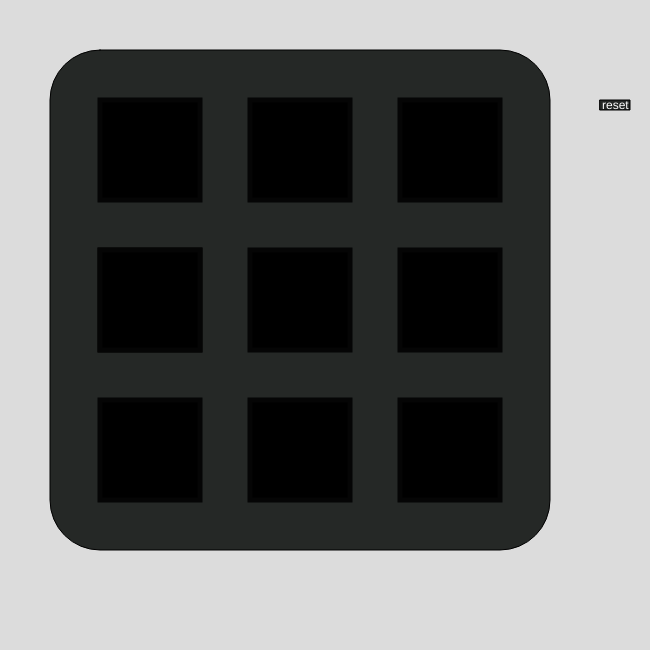
Frame 1 (no input)
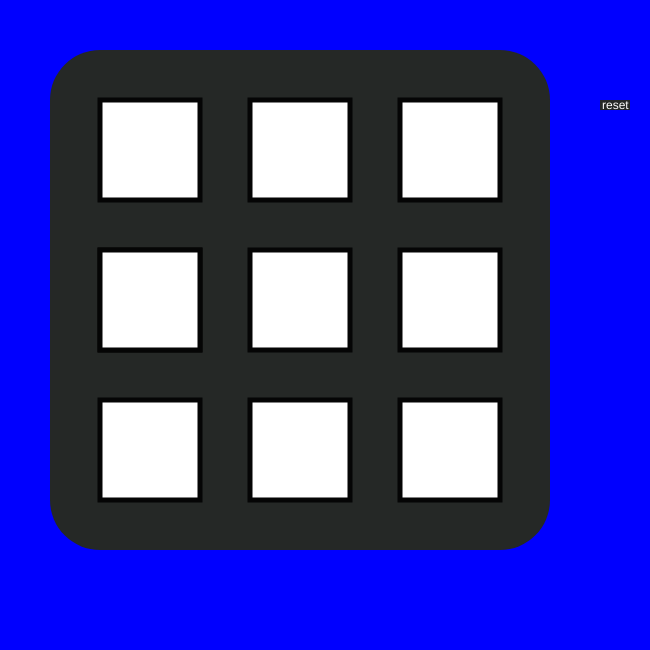
Frame 60 (no input)
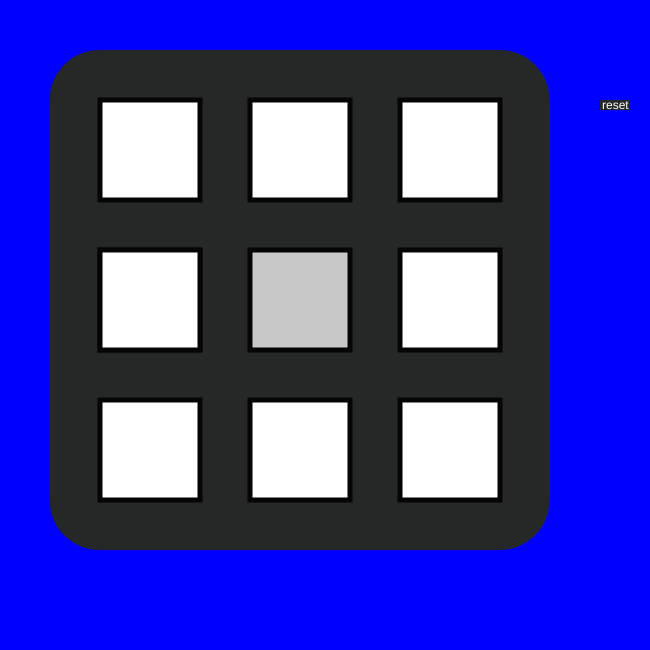
Frame 120 (the mouse pressed at the canvas centre since frame 60)

The p5.js sketch that drew these frames (run headless with seeded random() and noise() and a simulated clock; from frame 60 on, the mouse is pressed at the canvas centre):

// p5.js sketch
// ── sketch.js
function setup() {
  createCanvas(650, 650);
  box_color = color(255)
}

let XVakaje=100;
let YVakje=100;
let rectW=100;
let rectY1=100;
let rectY2=250;
let rectY3=400;
let rectX1=100;
let rectX2=250;
let rectX3=400;
let huidigeSpeler=2;
let achtergrondKleur=220;
let winTextX=260
let winTextY=30
let box1=0
let box1_color=0;
let box2=0
let box2_color=0;
let box3=0
let box3_color=0;
let box4=0
let box4_color=0;
let box5=0
let box5_color=0;
let box6=0
let box6_color=0;
let box7=0
let box7_color=0;
let box8=0
let box8_color=0;
let box9=0
let box9_color=0;

function draw() {
  background(achtergrondKleur);

  fill(37,40,38);
  rect(50,50,500,500,50);

rect(600,100,30,10);
fill(255)
text("reset",602,109)
stroke(5)
strokeWeight(5);

fill(255);
if (huidigeSpeler > 2){
  huidigeSpeler=1
}
if (huidigeSpeler==2){
  achtergrondKleur=color(0,0,255)
}else if(huidigeSpeler==1){
  achtergrondKleur=color(255,0,0)
}else {
  achtergrondKleur=color(220)
}


//blok nr 1 bovenste rij
if (mouseX > rectX1 && mouseX < rectX1 + rectW 
&&mouseY > rectY1 && mouseY < rectY1 + rectW && box1 !== 2 && box1 !== 3) {
box1 = 1;
} else if (box1!=2 && box1 !== 3) {
  box1=0;
}
fill(box1_color)
rect(rectX1,rectY1,rectW);

if (box1 == 1) {
  box1_color= color(200)
}
if (box1==0){
box1_color= color(255)
}
if(box1==2){
  box1_color= color(0,0,255)
}
if(box1==3){
  box1_color=color(255,0,0)
}

//blok nr 2 bovenste rij
if (mouseX > rectX2 && mouseX < rectX2 + rectW 
&&mouseY > rectY1 && mouseY < rectY1 + rectW && box2 !== 2 && box2 !== 3) {
box2 = 1;
} else if (box2 != 2 && box2 !== 3) {
  box2=0;
}
fill(box2_color)
rect(rectX2,rectY1,rectW);

if (box2 == 1) {
  box2_color= color(200)
}
if (box2==0){
box2_color= color(255)
}
if(box2==2){
  box2_color= color(0,0,255)
}
if(box2==3){
  box2_color=color(255,0,0)
}
//blok nr 3 bovenste rij

if (mouseX > rectX3 && mouseX < rectX3 + rectW 
&&mouseY > rectY1 && mouseY < rectY1 + rectW && box3 !== 2 && box3 !== 3) {
box3 = 1;
} else if (box3!=2 && box3 !== 3) {
  box3=0;
}
fill(box3_color)
rect(rectX3,rectY1,rectW);

if (box3 == 1) {
  box3_color= color(200)
}
if (box3==0){
box3_color= color(255)
}
if(box3==2){
  box3_color= color(0,0,255)
}
if(box3==3){
  box3_color=color(255,0,0)
}

//blok nr 1 middelse rij
if (mouseX > rectX1 && mouseX < rectX1 + rectW 
&&mouseY > rectY2 && mouseY < rectY2 + rectW && box4 !== 2 && box4 !== 3) {
box4 = 1;
} else if (box4!=2 && box4 !== 3) {
  box4=0;
}
fill(box4_color)
rect(rectX1,rectY2,rectW);

if (box4 == 1) {
  box4_color= color(200)
}
if (box4==0){
box4_color= color(255)
}
if(box4==2){
  box4_color= color(0,0,255)
}
if(box4==3){
  box4_color=color(255,0,0)
}
rect(rectX1,rectY2,rectW);

// blok nr2 mid
if (mouseX > rectX2 && mouseX < rectX2 + rectW 
&&mouseY > rectY2 && mouseY < rectY2 + rectW && box5 !== 2 && box5 !== 3) {
box5 = 1;
} else if (box5!=2 && box5 !== 3) {
  box5=0;
}
fill(box5_color)
rect(rectX2,rectY2,rectW);

if (box5 == 1) {
  box5_color= color(200)
}
if (box5==0){
box5_color= color(255)
}
if(box5==2){
  box5_color= color(0,0,255)
}
if(box5==3){
  box5_color=color(255,0,0)
}
//blok nr 3 middelste rij
if (mouseX > rectX3 && mouseX < rectX3 + rectW 
&&mouseY > rectY2 && mouseY < rectY2 + rectW && box6 !== 2 && box6 !== 3) {
box6 = 1;
} else if (box6!=2 && box6 !== 3) {
  box6=0;
}
fill(box6_color)
rect(rectX3,rectY2,rectW);

if (box6 == 1) {
  box6_color= color(200)
}
if (box6==0){
box6_color= color(255)
}
if(box6==2){
  box6_color= color(0,0,255)
}
if(box6==3){
  box6_color=color(255,0,0)
}

//blok nr 1 onderste rij
if (mouseX > rectX1 && mouseX < rectX1 + rectW 
&&mouseY > rectY3 && mouseY < rectY3 + rectW && box7 !== 2 && box7 !== 3) {
box7 = 1;
} else if (box7!=2 && box7 !== 3) {
  box7=0;
}
fill(box7_color)
rect(rectX1,rectY3,rectW);

if (box7 == 1) {
  box7_color= color(200)
}
if (box7==0){
box7_color= color(255)
}
if(box7==2){
  box7_color= color(0,0,255)
}
if(box7==3){
  box7_color=color(255,0,0)
}

//blok nr 2 onderste rij
if (mouseX > rectX2 && mouseX < rectX2 + rectW 
&&mouseY > rectY3 && mouseY < rectY3 + rectW && box8 !== 2 && box8 !== 3) {
box8 = 1;
} else if (box8!=2 && box8 !== 3) {
  box8=0;
}
fill(box8_color)
rect(rectX2,rectY3,rectW);

if (box8 == 1) {
  box8_color= color(200)
}
if (box8==0){
box8_color= color(255)
}
if(box8==2){
  box8_color= color(0,0,255)
}
if(box8==3){
  box8_color=color(255,0,0)
}

//blok nr 3 onderste rij
if (mouseX > rectX3 && mouseX < rectX3 + rectW 
&&mouseY > rectY3 && mouseY < rectY3 + rectW && box9 !== 2 && box9 !== 3) {
box9 = 1;
} else if (box9!=2 && box9 !== 3) {
  box9=0;
}
fill(box9_color)
rect(rectX3,rectY3,rectW);

if (box9 == 1) {
  box9_color= color(200)
}
if (box9==0){
box9_color= color(255)
}
if(box9==2){
  box9_color= color(0,0,255)
}
if(box9==3){
  box9_color=color(255,0,0)
}
fill(0)
noStroke()

//speler 1 win
if (box1==2 && box2==2 && box3 == 2){
  text("player 1 wint",winTextX,winTextY);
  huidigeSpeler=0
  rect(150,145,300,10,10)
  achtergrondKleur=color(0,0,255)
}else if(box4==2 && box5==2 && box6 == 2){
  text("player 1 wint",winTextX,winTextY);
  huidigeSpeler=0
  rect(150,295,300,10,10)
  achtergrondKleur=color(0,0,255)
}else if(box7==2 && box8==2 && box9 == 2){
  text("player 1 wint",winTextX,winTextY);
  huidigeSpeler=0
  rect(150,445,300,10,10)
  achtergrondKleur=color(0,0,255)
}else if(box1==2 && box4==2 && box7 == 2){
  text("player 1 wint",winTextX,winTextY);
  huidigeSpeler=0
  rect(145,145,10,315,10)
  achtergrondKleur=color(0,0,255)
}else if(box2==2 && box5==2 && box8 == 2){
  text("player 1 wint",winTextX,winTextY);
  huidigeSpeler=0
  rect(295,145,10,315,10)
  achtergrondKleur=color(0,0,255)
}else if(box3==2 && box6==2 && box9 == 2){
  text("player 1 wint",winTextX,winTextY);
  huidigeSpeler=0
  rect(445,145,10,315,10)
  achtergrondKleur=color(0,0,255)
}else if(box1==2 && box5==2 && box9 == 2){
  text("player 1 wint",winTextX,winTextY);
  huidigeSpeler=0
  quad(150,150,450,450,450,440,150,140)
  
  achtergrondKleur=color(0,0,255)
}else if(box3==2 && box5==2 && box7 == 2){
  text("player 1 wint",winTextX,winTextY);
  huidigeSpeler=0
  quad(450,150,450,140,150,440,150,450)
  achtergrondKleur=color(0,0,255)
}
//speler 2 win
else if (box1==3 && box2==3 && box3 == 3){
  text("player 2 wint",winTextX,winTextY);
  huidigeSpeler=0
  rect(150,145,300,10,10)
  achtergrondKleur=color(255,0,0)
}else if(box4==3 && box5==3 && box6 == 3){
  text("player 2 wint",winTextX,winTextY);
  huidigeSpeler=0
  rect(150,295,300,10,10)
  achtergrondKleur=color(255,0,0)
}else if(box7==3 && box8==3 && box9 == 3){
  text("player 2 wint",winTextX,winTextY);
  huidigeSpeler=0
  rect(150,445,300,10,10)
  achtergrondKleur=color(255,0,0)
}else if(box1==3 && box4==3 && box7 == 3){
  text("player 2 wint",winTextX,winTextY);
  huidigeSpeler=0
  rect(145,145,10,315,10)
  achtergrondKleur=color(255,0,0)
}else if(box2==3 && box5==3 && box8 == 3){
  text("player 2 wint",winTextX,winTextY);
  huidigeSpeler=0
  rect(295,145,10,315,10)
  achtergrondKleur=color(255,0,0)
}else if(box3==3 && box6==3 && box9 == 3){
  text("player 2 wint",winTextX,winTextY);
  huidigeSpeler=0
  rect(445,145,10,315,10)
  achtergrondKleur=color(255,0,0)
}else if(box1==3 && box5==3 && box9 == 3){
  text("player 2 wint",winTextX,winTextY);
  huidigeSpeler=0
  quad(150,150,450,450,450,440,150,140)
  achtergrondKleur=color(255,0,0)
}else if(box3==3 && box5==3 && box7 == 3){
  text("player 2 wint",winTextX,winTextY);
  huidigeSpeler=0
  quad(450,150,450,140,150,440,150,450)
  achtergrondKleur=color(255,0,0)
}else if(box1 !==0 && box2 !==0 && box3!==0 
   && box4 !==0 && box5 !==0 && box6!==0 &&
    box7 !==0 && box8 !==0 && box9!==0 && 
    box1 !==1 && box2 !==1 && box3!==1 
   && box4 !==1 && box5 !==1 && box6!==1 &&
    box7 !==1 && box8 !==1 && box9!==1 ){
      text("draw",winTextX+20,winTextY);
      huidigeSpeler=0
    }
}

function mouseClicked(){

if (mouseButton===LEFT 
  && mouseX > 600 && mouseX < 630
  && mouseY > 100 && mouseY < 110
){
box1=0;
box1_color=0;
box2=0;
box2_color=0;
box3=0;
box3_color=0;
box4=0;
box4_color=0;
box5=0;
box5_color=0;
box6=0;
box6_color=0;
box7=0;
box7_color=0;
box8=0;
box8_color=0;
box9=0;
box9_color=0;
huidigeSpeler=2;
}

//1
if (huidigeSpeler===2&&mouseButton===LEFT
&&mouseX > rectX1 && mouseX < rectX1 + rectW 
&&mouseY > rectY1 && mouseY < rectY1 + rectW && box1 ==1) {
  box1 = 2
huidigeSpeler+=1;
}else if(huidigeSpeler===1&&mouseButton===LEFT
&&mouseX > rectX1 && mouseX < rectX1 + rectW 
&&mouseY > rectY1 && mouseY < rectY1 + rectW&& box1 ==1)
{box1=3
  huidigeSpeler+=1
}

//2
if (huidigeSpeler===2&&mouseButton===LEFT
&&mouseX > rectX2 && mouseX < rectX2 + rectW 
&&mouseY > rectY1 && mouseY < rectY1 + rectW && box2 ==1) {
  box2 = 2

  huidigeSpeler+=1;
}else if(huidigeSpeler===1&&mouseButton===LEFT
&&mouseX > rectX2 && mouseX < rectX2 + rectW 
&&mouseY > rectY1 && mouseY < rectY1 + rectW && box2 ==1)
{box2=3
  huidigeSpeler+=1
}

//3
if (huidigeSpeler===2&&mouseButton===LEFT
&&mouseX > rectX3 && mouseX < rectX3 + rectW 
&&mouseY > rectY1 && mouseY < rectY1 + rectW&& box3 ==1) {
  box3 = 2

  huidigeSpeler+=1;
}else if(huidigeSpeler===1&&mouseButton===LEFT
&&mouseX > rectX3 && mouseX < rectX3 + rectW 
&&mouseY > rectY1 && mouseY < rectY1 + rectW && box3 ==1)
{box3=3
  huidigeSpeler+=1
}
//4
if (huidigeSpeler===2&&mouseButton===LEFT
&&mouseX > rectX1 && mouseX < rectX1 + rectW 
&&mouseY > rectY2 && mouseY < rectY2 + rectW && box4 ==1) {
  box4 = 2

  huidigeSpeler+=1;
}else if(huidigeSpeler===1&&mouseButton===LEFT
&&mouseX > rectX1 && mouseX < rectX1 + rectW 
&&mouseY > rectY2 && mouseY < rectY2 + rectW && box4 ==1)
{box4=3
  huidigeSpeler+=1
}
//5
if (huidigeSpeler===2&&mouseButton===LEFT
&&mouseX > rectX2 && mouseX < rectX2 + rectW 
&&mouseY > rectY2 && mouseY < rectY2 + rectW && box5 ==1) {
  box5 = 2

  huidigeSpeler+=1;
}else if(huidigeSpeler===1&&mouseButton===LEFT
&&mouseX > rectX2 && mouseX < rectX2 + rectW 
&&mouseY > rectY2 && mouseY < rectY2 + rectW && box5 ==1)
{box5=3
  huidigeSpeler+=1
}
//6
if (huidigeSpeler===2&&mouseButton===LEFT
&&mouseX > rectX3 && mouseX < rectX3 + rectW 
&&mouseY > rectY2 && mouseY < rectY2 + rectW && box6 ==1) {
  box6 = 2

  huidigeSpeler+=1;
}else if(huidigeSpeler===1&&mouseButton===LEFT
&&mouseX > rectX3 && mouseX < rectX3 + rectW 
&&mouseY > rectY2 && mouseY < rectY2 + rectW && box6 ==1)
{box6=3
  huidigeSpeler+=1
}
//7
if (huidigeSpeler===2 && mouseButton===LEFT
&& mouseX > rectX1 && mouseX < rectX1 + rectW 
&& mouseY > rectY3 && mouseY < rectY3 + rectW && box7 ==1) {
  box7 = 2

  huidigeSpeler+=1;
}else if(huidigeSpeler===1&&mouseButton===LEFT
&&mouseX > rectX1 && mouseX < rectX1 + rectW 
&&mouseY > rectY3 && mouseY < rectY3 + rectW && box7 ==1)
{box7=3
  huidigeSpeler+=1
}
//8
if (huidigeSpeler===2&&mouseButton===LEFT
&&mouseX > rectX2 && mouseX < rectX2 + rectW 
&&mouseY > rectY3 && mouseY < rectY3 + rectW && box8 ==1) {
  box8 = 2

  huidigeSpeler+=1;
}else if(huidigeSpeler===1&&mouseButton===LEFT
&&mouseX > rectX2 && mouseX < rectX2 + rectW 
&&mouseY > rectY3 && mouseY < rectY3 + rectW && box8 ==1)
{box8=3
  huidigeSpeler+=1
}
//9
if (huidigeSpeler===2&&mouseButton===LEFT
&&mouseX > rectX3 && mouseX < rectX3 + rectW 
&&mouseY > rectY3 && mouseY < rectY3 + rectW && box9 ==1) {
  box9 = 2

  huidigeSpeler+=1;
}else if(huidigeSpeler===1&&mouseButton===LEFT
&&mouseX > rectX3 && mouseX < rectX3 + rectW 
&&mouseY > rectY3 && mouseY < rectY3 + rectW && box9 ==1)
{box9=3
  huidigeSpeler+=1
}
}
